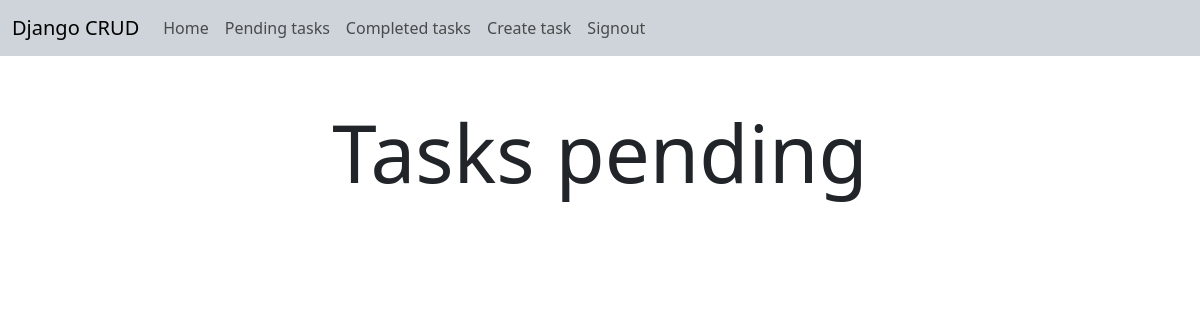
Before: /tasks/ (signed in) with the older database file.
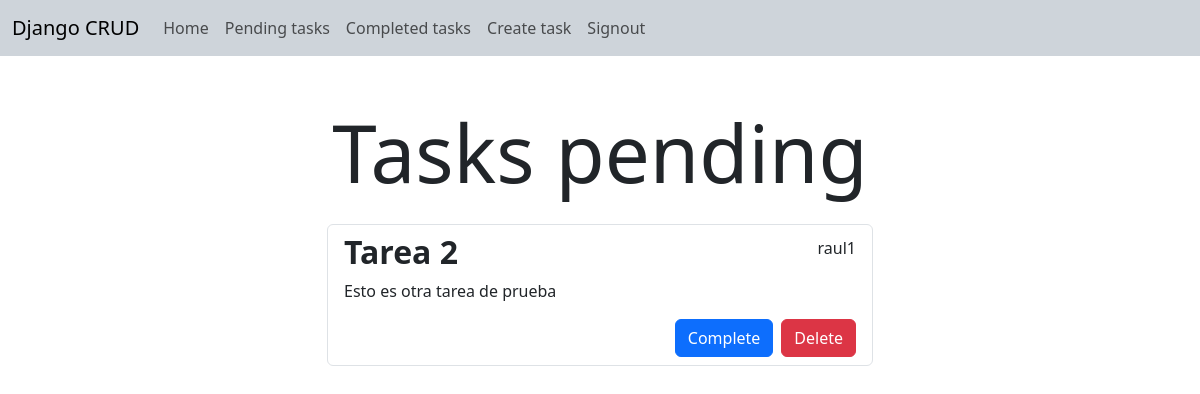
After: the same page with the newer database file.
### tasks/models.py (models this page shows, shortened)
class Tasks(models.Model):
    title = models.CharField(max_length=100)
    description = models.TextField(blank=True)
    created = models.DateTimeField(auto_now_add=True)
    datecompleted = models.DateTimeField(null=True)
    important = models.BooleanField(default=False)
    user = models.ForeignKey(User, on_delete=models.CASCADE)

### tasks/views.py (the view)
# urls.py: path('', include('tasks.urls'))
@login_required
def tasks(request):
    tasks = Tasks.objects.filter(
        user=request.user,
        datecompleted__isnull=True
    )
    return render(request, TASKS_VIEW_NAME, {
        'tasks': tasks
    })

### tasks/templates/tasks.html (shortened to what this page needs)
{% extends 'base.html' %}
{% block content %}
<main class="container py-5">
    <div class="row">
        <h1 class="display-1 text-center mb-4">Tasks pending</h1>
        <div class="col-md-6 offset-md-3">
            <ul class="list-group">
                {% for task in tasks %}
                <a class="list-group-item" href="{% url 'task_detail' task.id %}">
                    <div>
                        <header class="d-flex justify-content-between align-items-center">
                            {% if task.important %}
                            <h2 class="fw-bold text-success">{{task.title}}</h2>
                            {% else %}
                            <h2 class="fw-bold">{{task.title}}</h2>
                            {% endif %}
                            <p>{{task.user.username}}</p>
                        </header>
                        <p>{{task.description}}</p>
                    </div>
                    <div class="d-flex justify-content-end">
                        <form action="{% url 'complete_task' task.id %}" method="post">
                            <button class="btn btn-primary mx-2">Complete</button>
                        </form>
                        <form action="{% url 'delete_task' task.id %}" method="post">
                            <button class="btn btn-danger">Delete</button>
                        </form>
                    </div>
                </a>
                {% endfor %}
            </ul>
        </div>
    </div>
</main>
{% endblock %}

### tasks/templates/base.html (shortened to what this page needs)
<!DOCTYPE html>
<html lang="en">
<head>
    <link href="https://cdn.jsdelivr.net/npm/bootstrap@5.3.3/dist/css/bootstrap.min.css" rel="stylesheet"
>
</head>
<body>
    <nav class="navbar navbar-expand-lg bg-dark-subtle">
        <div class="container-fluid">
            <a class="navbar-brand" href="{% url 'home' %}">
                Django CRUD
            </a>
            <div class="collapse navbar-collapse" id="navbarNav">
                <ul class="navbar-nav">
                    <li class="nav-item">
                        <a href="{% url 'home' %}" class="nav-link">
                            Home
                        </a>
                    </li>
                    {% if user.is_authenticated %}
                    <li class="nav-item">
                        <a href="{% url 'tasks' %}" class="nav-link">
                            Pending tasks
                        </a>
                    </li>
                    <li class="nav-item">
                        <a href="{% url 'tasks_completed' %}" class="nav-link">
                            Completed tasks
                        </a>
                    </li>
                    <li class="nav-item">
                        <a href="{% url 'create_task' %}" class="nav-link">
                            Create task
                        </a>
                    </li>
                    <li class="nav-item">
                        <a href="{% url 'signout' %}" class="nav-link">
                            Signout
                        </a>
                    </li>
                    {% endif %}
                </ul>
            </div>
        </div>
    </nav>
    {% block content %}
    {% endblock %}
</body>
</html>

Changed rows visible on the page:
added Tasks: title "Tarea 2", user.username "raul1", description "Esto es otra tarea de prueba"
